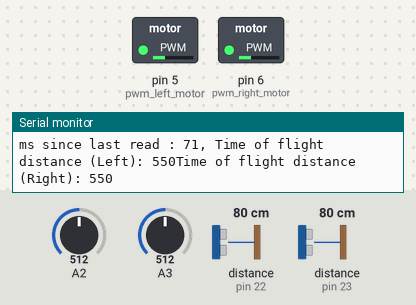
Simulated run of this sketch. Board: Arduino Uno, built with avr-gcc and run on an emulated ATmega328P. Parts: switched loads named in the sketch (green lamp = pin HIGH), the last lines printed to the serial monitor. Dashed ring = blinking. The test bench sets the inputs (shaded band); at power-on: A2 = 512, distance to the obstacle (sensors on pin 22, pin 23) 80 cm, A3 = 512.

Above: at 1.2 s.
1.3 s: A2 set to 108
2.8 s: A2 set to 96
At 3.14 s:
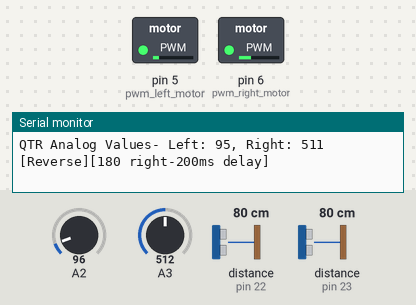
5.8 s: A2 set to 130
At 7.3 s:
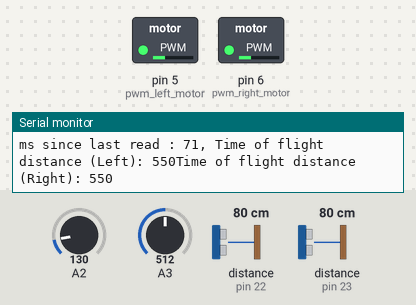
7.6 s: distance to the obstacle (sensor on pin 22) set to 2 cm
9.2 s: distance to the obstacle (sensor on pin 23) set to 2 cm
10.8 s: A3 set to 105
13.8 s: A3 set to 93
At 14.2 s:
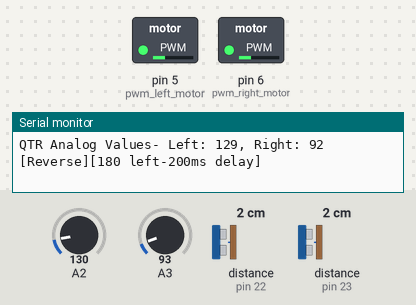
Timing chart, 0 to 17.8 s (numbered marks = the images above; inputs shaded):
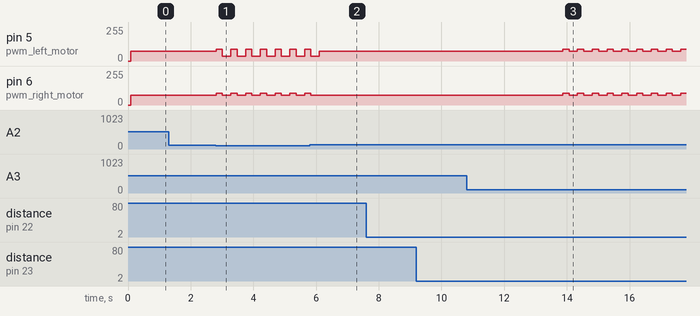

Measured:
- the behaviour switches between 101 and 100 on A2 (found by bisection; images 0 and 1)
- the behaviour switches between 101 and 100 on A3 (found by bisection; images 2 and 3)
- after the input at 2.8 s, pin 5 (pwm_left_motor): alternates 87/255 for 0.20 s and 37/255 for 0.27 s, starting at once; pin 6 (pwm_right_motor): alternates 87/255 for 0.20 s and 75/255 for 0.27 s, starting at once
- after the input at 5.8 s, pin 6 (pwm_right_motor): goes on until 5.8 s, then stays 75/255
- after the input at 13.8 s, pin 5 (pwm_left_motor), pin 6 (pwm_right_motor): alternates 87/255 for 0.20 s and 75/255 for 0.27 s, starting after 0.07 s

The sketch:

sumo.ino
```cpp
#include <QTRSensors.h>
#include <Wire.h>
#include <VL53L0X.h>


/*================================= TO DO =======================================
  1. implement edge sensor code
  1.1 If one edge is detected, reverse for a moment, spin in place ~60* away from edge detected
  1.2 If two edges detected, reverse for a moment, spin in place ~90*.
  2. install start switch + implement countdown timer
  3. implement different modes/behaviours?
*/


/*
   PIN USE:
   D2: Left TOF sensor (white) XSHUT
   D3: Right TOF sensor (PURPLE) XSHUT //sticky-ick-icky
   D4: Direction control of Motor A
   D5: PWM speed control of Motor A
   D6: PWM speed control of Motor B
   D7: Direction control of Motor B
   A0: Current sense of Motor A
   A1: Current sense of Motor B
   A2: Left Line (ORANGE) Sensor (Analog)
   A3: Right Line (YELLOW) Sensor (Analog)
   A4: SDA (BLUE)
   A5: SCL (GREEN)

   Sensors use 5v pin for power, GND for ground.
*/
//================= temp /debugging variables   ========================
long time_since_last_read;
bool leftOn = false; //Use to know if we should change the pwm speed of each motor
bool rightOn = false;


//================= robot control variables   ========================
#define SPEED                 175                   //max motor speed. range is 0-255. 255 = 100% duty PWM, which is battery input voltage (14.8v for 4cell lipo, 11.1v for 3cell lipo)
#define TURN_SPEED_FAST_WHEEL 150
#define TURN_SPEED_SLOW_WHEEL 75
#define TOF_MAX_RANGE         400                   // throw away ranges longer than this, to avoid noise and possibly sensing people too close to the ring.
#define INFINITY_VALUE        550
#define QTR_LIMIT             100                   //black is considered anything greater than this value.
#define DELAY_U_TURN          200
#define DELAY_U_TURN_REVERSE  200

boolean last_tof_sighted_left;                     //holds last sensor that sighted something at non-infinity
boolean sensed_this_loop = false;                  //true if at least one sensor detected non-infinity this loop execution
char motor_command;
int leftRead;
int rightRead;

//================= hardware variables        ========================
#define dir_left_motor          4           //direction to left motor pin, HIGH = forward
#define pwm_left_motor          5           //power to left motor pin
#define pwm_right_motor         6           //power to right motor pin
#define dir_right_motor         7           //direction to right motor pin, HIGH = forward

#define left_qtr                A2           //left edge sensor pin
#define right_qtr               A3           //right edge sensor pin
#define left_x                  2           //left TOF sensor "xshut" shutdown logic pin
#define right_x                 3           //right TOF sensor "xshut" shutdown logic pin

#define left_addr               22          //left TOF sensor I2C address
#define right_addr              23          //right TOF sensor I2C address

#define NUM_QTR_SENSORS               2     // number of sensors used
#define NUM_SAMPLES_PER_QTR_SENSOR    4     // average 4 analog samples per sensor reading
#define EMITTER_PIN                   QTR_NO_EMITTER_PIN  // emitter is controlled by digital pin 2

#define TIMING_BUDGET_US              20000  //minimum internally limited to 20000, pushing this below 20000 returns it to the default of 33ms :-(

// sensors 0 through 1 are connected to analog inputs 0 through 1, respectively
QTRSensorsAnalog qtra((unsigned char[]) {left_qtr, right_qtr}, NUM_QTR_SENSORS, NUM_SAMPLES_PER_QTR_SENSOR, EMITTER_PIN);
unsigned int sensorValues[NUM_QTR_SENSORS]; // 2 qtr sensors, 2 sent to array constructor, but array has indices [0] and [1] only

VL53L0X left_tSensor;                       //left TOF sensor object
VL53L0X right_tSensor;                      //right TOF sensor object

void setup()
{
  Serial.begin (2000000);  //fastest possible to avoid delays due to serial write lag

  //set initial motor direction
  digitalWrite(dir_left_motor, HIGH);
  digitalWrite(dir_right_motor, HIGH);

  //"Pins configured as OUTPUT with pinMode() are said to be in a low-impedance state.
  //This means that they can provide a substantial amount of current (40ma) to other circuits. "
  pinMode(pwm_left_motor, OUTPUT);
  pinMode(pwm_right_motor, OUTPUT);
  pinMode(left_x, OUTPUT); //Pin of right sensor XSHUT
  pinMode(right_x, OUTPUT); //Pin of left sensor XSHUT

  //start TOF sensors
  restart_tof_sensors();
}

void loop()
{
  //================= enemy detection   ========================
  measure_time_since_last_call();

  read_TOF_sensors();
  read_edge_sensors();

  //================ motor control decision logic ======================

  //==if error in readings
  if (leftRead < 0 || rightRead < 0)
  {
    restart_tof_sensors();
    motor_command = 'S';
    Serial.println("=================== ERROR: RESETTING TOF SENSORS =================");
  }

  //==if seen left, but not right
  else if (leftRead < TOF_MAX_RANGE && rightRead >= INFINITY_VALUE)
  {
    motor_command = '<';
    last_tof_sighted_left = true;
    sensed_this_loop = true;
  }

  //==if seen right, but not left
  else if (rightRead < TOF_MAX_RANGE && leftRead >= INFINITY_VALUE)
  {
    motor_command = '>';
    last_tof_sighted_left = false;
    sensed_this_loop = true;
  }

  //==if seen left AND right
  else if (leftRead < TOF_MAX_RANGE && rightRead < TOF_MAX_RANGE)
  {
    motor_command = 'F';
  }


  //==check edge sensors for white, left is [0], right is [1],
  if (sensorValues[0] < QTR_LIMIT)
  {motor_command = ')';}

  else if (sensorValues[1] < QTR_LIMIT)
  {motor_command = '(';}

  //==if not seen at all
  else
  {seek_unseen_enemy();}

  //reset sensed_this_loop to allow a fresh look next loop
  sensed_this_loop = false;

  //have the motors actually do something with the instruction sent this loop
  drive_motors(motor_command);
  //reset motor command. should always apply somethign each round, but if the bot sits still, we know we missed something.
  motor_command = ' ';

  Serial.println();

}

void read_edge_sensors()
{
  //edge sensor reading and serial output
  qtra.read(sensorValues);
  Serial.print("QTR Analog Values- Left: ");
  Serial.print(sensorValues[0]);
  Serial.print(", Right: ");
  Serial.print(sensorValues[1]);
  Serial.println();
}

void read_TOF_sensors()
{
  //===== read TOF sensors
  Serial.print("Time of flight distance (Left): ");
  leftRead = left_tSensor.readRangeContinuousMillimeters();
  if (leftRead > TOF_MAX_RANGE)
  {
    leftRead = INFINITY_VALUE;
  }
  Serial.print(leftRead);

  Serial.print("Time of flight distance (Right): ");
  rightRead = right_tSensor.readRangeContinuousMillimeters();
  if (rightRead > TOF_MAX_RANGE)
  {
    rightRead = INFINITY_VALUE;
  }
  Serial.println(rightRead);
}


void drive_motors(char instruction)
{
  switch (instruction)
  {
    case 'F':
      Serial.print("[Forward]");
      digitalWrite(dir_right_motor, HIGH);
      analogWrite(pwm_right_motor, SPEED);
      digitalWrite(dir_left_motor, HIGH);
      analogWrite(pwm_left_motor, SPEED);
      break;
    case 'R':
      Serial.print("[Reverse]");
      digitalWrite(dir_right_motor, LOW);
      analogWrite(pwm_right_motor, SPEED / 2);
      digitalWrite(dir_left_motor, LOW);
      analogWrite(pwm_left_motor, SPEED / 2);
      break;
    case '<':
      Serial.print("[Left]");
      digitalWrite(dir_right_motor, HIGH);
      analogWrite(pwm_right_motor, TURN_SPEED_FAST_WHEEL/2);
      digitalWrite(dir_left_motor, LOW);
      analogWrite(pwm_left_motor, TURN_SPEED_SLOW_WHEEL);
      break;
    case '>':
      Serial.print("[Right]");
      digitalWrite(dir_left_motor, HIGH);
      analogWrite(pwm_left_motor, TURN_SPEED_FAST_WHEEL/2);
      digitalWrite(dir_right_motor, LOW);
      analogWrite(pwm_right_motor, TURN_SPEED_SLOW_WHEEL);
      break;
    case '(':
      Serial.print("[Reverse]");
      digitalWrite(dir_right_motor, LOW);
      analogWrite(pwm_right_motor, SPEED / 2);
      digitalWrite(dir_left_motor, LOW);
      analogWrite(pwm_left_motor, SPEED / 2);
      delay(DELAY_U_TURN_REVERSE);

      Serial.print("[180 left-200ms delay]");
      digitalWrite(dir_right_motor, HIGH);
      analogWrite(pwm_right_motor, TURN_SPEED_SLOW_WHEEL);
      digitalWrite(dir_left_motor, LOW);
      analogWrite(pwm_left_motor, TURN_SPEED_SLOW_WHEEL);
      delay(DELAY_U_TURN);
      break;
    case ')':
      Serial.print("[Reverse]");
      digitalWrite(dir_right_motor, LOW);
      analogWrite(pwm_right_motor, SPEED / 2);
      digitalWrite(dir_left_motor, LOW);
      analogWrite(pwm_left_motor, SPEED / 2);
      delay(DELAY_U_TURN_REVERSE);

      Serial.print("[180 right-200ms delay]");
      digitalWrite(dir_right_motor, LOW);
      analogWrite(pwm_right_motor, TURN_SPEED_SLOW_WHEEL);
      digitalWrite(dir_left_motor, HIGH);
      analogWrite(pwm_left_motor, TURN_SPEED_SLOW_WHEEL/2);
      delay(DELAY_U_TURN);
      break;
    case 'S':
      Serial.print("[stop]");
      digitalWrite(dir_right_motor, HIGH);
      analogWrite(pwm_right_motor, 0);
      digitalWrite(dir_left_motor, HIGH);
      analogWrite(pwm_left_motor, 0);
      break;
    default:
      Serial.print("[INVALID MOTOR INSTRUCTION! \']");
      Serial.print(instruction);
      Serial.println("\'");
      break;

  }
}


void seek_unseen_enemy()
{
  //================= seeking unseen enemy routine   ========================
  //if both sensors returned infinity this round
  if (!sensed_this_loop)
  {
    Serial.println("Not sensed this loop!");
    //if last sensor to see the enemy was LEFT side
    if (last_tof_sighted_left == true)
    {
      Serial.println("Turning LEFT; enemy out of sight, last seen on left side");
      motor_command = '<';

    }
    else //must be to the RIGHT
    {
      Serial.println("Turning RIGHT; enemy out of sight, last seen on right side");
      motor_command = '>';
    }
  }

}

void restart_tof_sensors()
{

  Serial.println("================= restarting TOF sensors ========================");
  //turn off motors
  //motor_command = 'S';
  //drive_motors(motor_command);

  //shut down the two TOF sensors so we can choose their addresses one at a time

  //Drive them low to turn them off..
  digitalWrite(left_x, LOW);
  digitalWrite(right_x, LOW); //

  //switch them to HIGH impedence interanal resistor mode to shut them down.
  //pinMode(left_x, OUTPUT);
  //pinMode(right_x, OUTPUT);

  delay(1); //Chill for a sec
  Wire.begin(); // Start i2c listening...

  //Turn left sensor on, address it on I2C
  //pinMode (x, INUT) switches the internal arduino pullups resistor off, so the pin is "low impedence" mode
  pinMode(left_x, INPUT);
  //one would imagine you'd want to "digitalWrite(left_x, HIGH);" here, but it's not needed, AND WILL DAMAGE THE SENSOR!
  delay(1);
  Serial.println("00");
  left_tSensor.init(true);
  Serial.println("01");
  delay(1);
  left_tSensor.setAddress((uint8_t)left_addr);
  Serial.println("02");

  //Turn right sensor on, address it on I2C
  //pinMode (x, INUT) switches the internal arduino pullups resistor off, so the pin is "low impedence" mode
  pinMode(right_x, INPUT);
  //one would imagine you'd want to "digitalWrite(right_x, HIGH);"  here, but it's not needed, AND WILL DAMAGE THE SENSOR!
  delay(1);
  right_tSensor.init(true);
  Serial.println("03");
  delay(1);
  right_tSensor.setAddress((uint8_t)right_addr);
  Serial.println("04");
  Serial.println("addresses set");

  //print addresses of found sensors
  Serial.println ("I2C scanner. Scanning ...");
  byte count = 0;
  for (byte i = 1; i < 120; i++)
  {
    Wire.beginTransmission (i);
    if (Wire.endTransmission () == 0)
    {
      Serial.print ("Found address: ");
      Serial.print (i, DEC);
      Serial.print (" (0x");
      Serial.print (i, HEX);
      Serial.println (")");
      count++;
    } // end of good response
  } // end of for loop

  Serial.println ("Done.");
  Serial.print ("Found ");
  Serial.print (count, DEC);
  Serial.println (" device(s).");

  // set timing mode for sensors, allowing a short budget in microseconds. 20,000us = 20ms = 50Hz read rate. 20ms is apparently the minimum that works.
  //wondering if we should try something smaller to increase the refresh rate, since we don't care at all about range, just presence of an object.
  left_tSensor.setMeasurementTimingBudget(TIMING_BUDGET_US);
  left_tSensor.startContinuous();
  right_tSensor.setMeasurementTimingBudget(TIMING_BUDGET_US);
  right_tSensor.startContinuous();

}

void measure_time_since_last_call()
{
  //timing test
  time_since_last_read = millis() - time_since_last_read;
  Serial.print("ms since last read : ");
  Serial.print(time_since_last_read);
  Serial.print(", ");
  time_since_last_read = millis();
}
```
